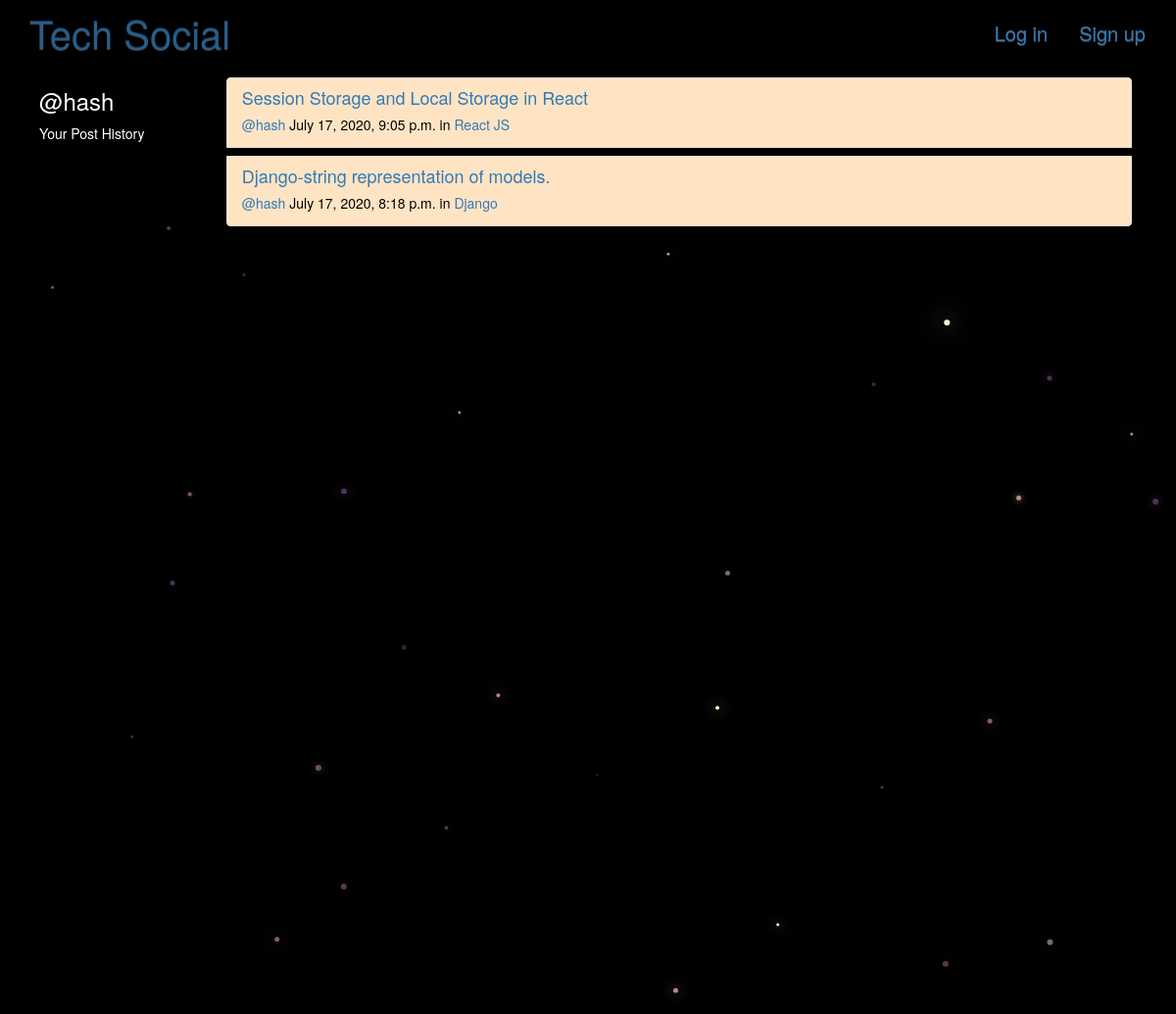
/posts/by/hash/, run on the app's committed database.
### posts/models.py (models this page shows, shortened)
class Post(models.Model):
    user = models.ForeignKey(User, related_name="posts",on_delete=models.CASCADE)
    created_at = models.DateTimeField(auto_now=True)
    question = models.CharField(max_length=255)
    description=models.TextField(blank=True, default='')
    description_html = models.TextField(editable=False)
    picture=models.ImageField(upload_to='pics',blank=True)
    group = models.ForeignKey(Group, related_name="posts",null=True, blank=True,on_delete=models.CASCADE,)
    class Meta:
        ordering = ["-created_at"]
        unique_together = ["user", "question"]

### groups/models.py (models this page shows, shortened)
class Group(models.Model):
    name = models.CharField(max_length=255, unique=True)
    slug = models.SlugField(allow_unicode=True, unique=True)
    description = models.TextField(blank=True, default='')
    description_html = models.TextField(editable=False, default='', blank=True)
    members = models.ManyToManyField(User,through="GroupMember")
    class Meta:
        ordering = ["name"]

### posts/views.py (the view)
# urls.py: url(r"by/(?P<username>[-\w]+)/$",views.UserPosts.as_view(),name="for_user"),
class UserPosts(generic.ListView):
    model = models.Post
    template_name = "posts/user_post_list.html"
    def get_queryset(self):
        try:
            self.post_user = User.objects.prefetch_related("posts").get(
                username__iexact=self.kwargs.get("username")
            )
        except User.DoesNotExist:
            raise Http404
        else:
            return self.post_user.posts.all()
    def get_context_data(self, **kwargs):
        context = super().get_context_data(**kwargs)
        context["post_user"] = self.post_user
        return context

### posts/templates/posts/user_post_list.html (shortened to what this page needs)
{% extends "posts/post_base.html" %}
{% block content %}
<div class="col-md-2">
	<h3>@{{ post_user.username }}</h3>
	<p>Your Post History</p>
</div>
<div class="col-md-10" >
	{% for post in post_list %}
	<div class="post media post media list-group-item" style="margin-top: 9px;background-color: bisque;" >
		<h3 class="title list-group-item-heading" style="color: black !important; margin-bottom: 10px;font-size: large;"><a href="{% url 'posts:single' username=post.user.username pk=post.pk %}">{{ post.question }}</a></h3>
		<div class="media-body">
			<h5 class="media-heading">
				<span class="username"><a href="{% url 'posts:for_user' username=post.user.username %}">@{{ post.user.username }}</a></span>
				<time class="time" style="color: black;">{{ post.created_at }}</time>
				{% if post.group %}
				<span class="group-name" style="color: black;">in <a href="{% url 'groups:single' slug=post.group.slug %}">{{ post.group.name }}</a></span>
				{% endif %}
			</h5>
		</div>
	</div>
	{% endfor %}
</div>
{% endblock %}

### static/mysite/css/master.css (style rules this page uses)
body { margin-left: 0px; overflow: hidden; background-color: black; color:white; }

### data on the page
Post: question "Session Storage and Local Storage in React", user.username "hash", created_at "July 17, 2020, 9:05 p.m.", group.name "React JS"
Post: question "Django-string representation of models.", user.username "hash", created_at "July 17, 2020, 8:18 p.m.", group.name "Django"

### other printed values
{{ post_user.username }} "hash"
